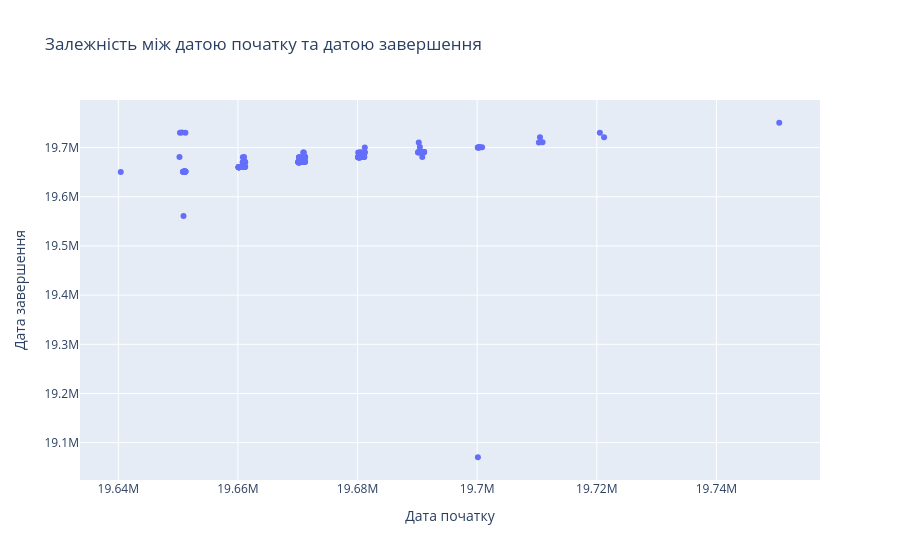

Source (notebook cell):
### Code cell
import plotly.express as px

fig = px.scatter(
    df,
    x='start_date',
    y='end_date',
    title='Залежність між датою початку та датою завершення',
    labels={
        'start_date': 'Дата початку',
        'end_date': 'Дата завершення'
    }
)

fig.show()

### Figure 1 — Plotly figure (JSON) as saved in the notebook; plotly's stock layout.template omitted (floating-point values rounded to 4 significant figures; data arrays with more than 128 entries replaced by an {"elided": "..."} marker saying what was removed)
{"data": [{"hovertemplate": "Дата початку=%{x}<br>Дата завершення=%{y}<extra></extra>", "legendgroup": "", "marker": {"color": "#636efa", "symbol": "circle"}, "mode": "markers", "name": "", "orientation": "v", "showlegend": false, "type": "scatter", "x": {"elided": "255 int values"}, "xaxis": "x", "y": {"elided": "255 int values"}, "yaxis": "y"}], "layout": {"legend": {"tracegroupgap": 0}, "title": {"text": "Залежність між датою початку та датою завершення"}, "xaxis": {"anchor": "y", "domain": [0, 1], "title": {"text": "Дата початку"}}, "yaxis": {"anchor": "x", "domain": [0, 1], "title": {"text": "Дата завершення"}}}}
